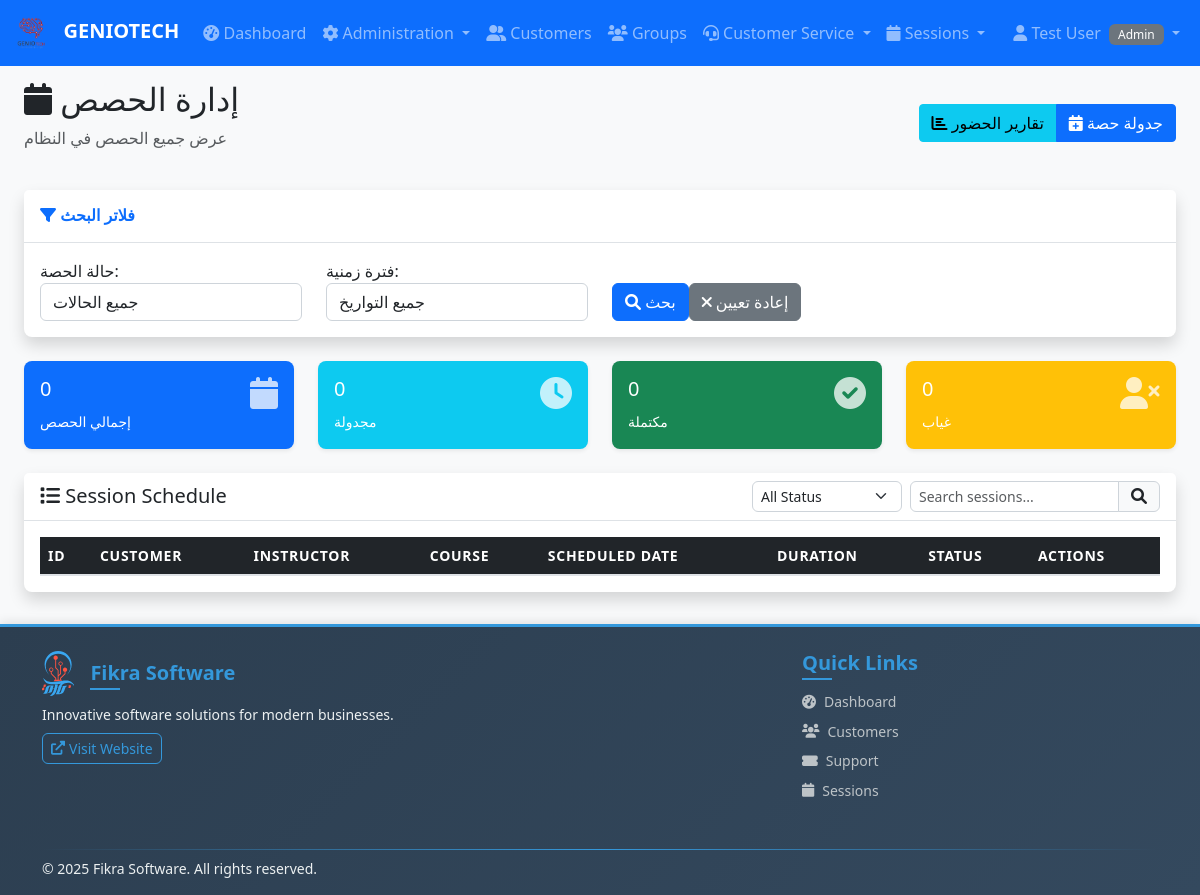
Page /sessions (signed in) on the committed database.
### app.py (models this page shows)
class User(UserMixin, db.Model):
    id = db.Column(db.Integer, primary_key=True)
    username = db.Column(db.String(80), unique=True, nullable=False)
    email = db.Column(db.String(120), unique=True, nullable=False)
    password_hash = db.Column(db.String(120), nullable=False)
    role = db.Column(db.String(20), nullable=False)  # admin, instructor, customer_service
    first_name = db.Column(db.String(50), nullable=False)
    last_name = db.Column(db.String(50), nullable=False)
    created_at = db.Column(db.DateTime, default=datetime.utcnow)
    is_active = db.Column(db.Boolean, default=True)

### app.py (the view, shortened to what this page needs)
@app.route('/sessions')
@login_required
def sessions():
    status_filter = request.args.get('status_filter')
    date_filter = request.args.get('date_filter')
    if current_user.role == 'instructor':
        query = Session.query.filter_by(instructor_id=current_user.id)
    else:
        query = Session.query
    if status_filter and status_filter != 'all':
        query = query.filter(Session.status == status_filter)
    sessions = query.order_by(Session.scheduled_date.desc()).all()
    stats = {
        'total': len(sessions),
        'scheduled': len([s for s in sessions if s.status == 'scheduled']),
        'completed': len([s for s in sessions if s.status == 'completed']),
        'no_show': len([s for s in sessions if s.status == 'no_show']),
        'cancelled': len([s for s in sessions if s.status == 'cancelled'])
    }
    return render_template('sessions.html', sessions=sessions, stats=stats,
                         status_filter=status_filter, date_filter=date_filter)

### templates/sessions.html (shortened to what this page needs)
{% extends "base.html" %}
{% block content %}
<div class="container-fluid">
    <div class="row">
        <div class="col-12">
            <div class="d-flex justify-content-between align-items-center mb-4">
                <div>
                    <h2><i class="fas fa-calendar"></i> إدارة الحصص</h2>
                    <p class="text-muted">
                        {% if current_user.role == 'instructor' %}
                        إدارة الحصص والمواعيد الخاصة بك
                        {% else %}
                        عرض جميع الحصص في النظام
                        {% endif %}
                    </p>
                </div>
                <div class="btn-group">
                    {% if current_user.role in ['admin', 'customer_service'] %}
                    <a href="{{ url_for('attendance_reports') }}" class="btn btn-info">
                        <i class="fas fa-chart-bar"></i> تقارير الحضور
                    </a>
                    {% endif %}
                    <a href="{{ url_for('add_session') }}" class="btn btn-primary">
                        <i class="fas fa-calendar-plus"></i> جدولة حصة
                    </a>
                </div>
            </div>
        </div>
    </div>
    <div class="card shadow mb-4">
        <div class="card-header py-3">
            <h6 class="m-0 font-weight-bold text-primary">
                <i class="fas fa-filter"></i> فلاتر البحث
            </h6>
        </div>
        <div class="card-body">
            <form method="GET">
                <div class="row">
                    <div class="col-md-3">
                        <label>حالة الحصة:</label>
                        <select name="status_filter" class="form-control">
                            <option value="">جميع الحالات</option>
                        </select>
                    </div>
                    <div class="col-md-3">
                        <label>فترة زمنية:</label>
                        <select name="date_filter" class="form-control">
                            <option value="">جميع التواريخ</option>
                        </select>
                    </div>
                    <div class="col-md-3 d-flex align-items-end">
                        <button type="submit" class="btn btn-primary">
                            <i class="fas fa-search"></i> بحث
                        </button>
                        <a href="{{ url_for('sessions') }}" class="btn btn-secondary ml-2">
                            <i class="fas fa-times"></i> إعادة تعيين
                        </a>
                    </div>
                </div>
            </form>
        </div>
    </div>
    <div class="row mb-4">
        <div class="col-md-3">
            <div class="card bg-primary text-white">
                <div class="card-body">
                    <div class="d-flex justify-content-between">
                        <div>
                            <h5>{% if stats %}{{ stats.total }}{% else %}{{ sessions|length }}{% endif %}</h5>
                            <small>إجمالي الحصص</small>
                        </div>
                        <i class="fas fa-calendar fa-2x opacity-75"></i>
                    </div>
                </div>
            </div>
        </div>
        <div class="col-md-3">
            <div class="card bg-info text-white">
                <div class="card-body">
                    <div class="d-flex justify-content-between">
                        <div>
                            <h5>{% if stats %}{{ stats.scheduled }}{% else %}{{ sessions|selectattr('status', 'eq',
                                'scheduled')|list|length }}{% endif %}</h5>
                            <small>مجدولة</small>
                        </div>
                        <i class="fas fa-clock fa-2x opacity-75"></i>
                    </div>
                </div>
            </div>
        </div>
        <div class="col-md-3">
            <div class="card bg-success text-white">
                <div class="card-body">
                    <div class="d-flex justify-content-between">
                        <div>
                            <h5>{% if stats %}{{ stats.completed }}{% else %}{{ sessions|selectattr('status', 'eq',
                                'completed')|list|length }}{% endif %}</h5>
                            <small>مكتملة</small>
                        </div>
                        <i class="fas fa-check-circle fa-2x opacity-75"></i>
                    </div>
                </div>
            </div>
        </div>
        <div class="col-md-3">
            <div class="card bg-warning text-white">
                <div class="card-body">
                    <div class="d-flex justify-content-between">
                        <div>
                            <h5>{% if stats %}{{ stats.no_show }}{% else %}{{ sessions|selectattr('status', 'eq',
                                'no_show')|list|length }}{% endif %}</h5>
                            <small>غياب</small>
                        </div>
                        <i class="fas fa-user-times fa-2x opacity-75"></i>
                    </div>
                </div>
            </div>
        </div>
    </div>
    <div class="row">
        <div class="col-12">
            <div class="card shadow">
                <div class="card-header">
                    <div class="d-flex justify-content-between align-items-center">
                        <h5 class="card-title mb-0"><i class="fas fa-list"></i> Session Schedule</h5>
                        <div class="d-flex gap-2">
                            <select class="form-select form-select-sm" id="statusFilter" style="width: 150px;">
                                <option value="">All Status</option>
                            </select>
                            <div class="input-group" style="width: 250px;">
                                <input type="text" class="form-control form-control-sm" id="searchInput"
                                    placeholder="Search sessions...">
                                <span class="input-group-text"><i class="fas fa-search"></i></span>
                            </div>
                        </div>
                    </div>
                </div>
                <div class="card-body">
                    <div class="table-responsive">
                        <table class="table table-striped table-hover" id="sessionsTable">
                            <thead class="table-dark">
                                <tr>
                                    <th>ID</th>
                                    <th>Customer</th>
                                    <th>Instructor</th>
                                    <th>Course</th>
                                    <th>Scheduled Date</th>
                                    <th>Duration</th>
                                    <th>Status</th>
                                    <th>Actions</th>
                                </tr>
                            </thead>
                        </table>
                    </div>
                </div>
            </div>
        </div>
    </div>
</div>
{% endblock %}

### templates/base.html (shortened to what this page needs)
<!DOCTYPE html>
<html lang="en">
<head>
    <link href="https://cdn.jsdelivr.net/npm/bootstrap@5.3.0/dist/css/bootstrap.min.css" rel="stylesheet">
    <link href="https://cdnjs.cloudflare.com/ajax/libs/font-awesome/6.0.0/css/all.min.css" rel="stylesheet">
    <link href="{{ url_for('static', filename='css/style.css') }}" rel="stylesheet">
</head>
<body>
    {% if current_user.is_authenticated %}
    <nav class="navbar navbar-expand-lg navbar-dark bg-primary">
        <div class="container-fluid">
            <a class="navbar-brand" href="{{ url_for('dashboard') }}">
                <img src="{{ url_for('static', filename='images/GENIOTECH.png') }}" alt="GENIO TECH" height="40"
                    class="me-2">
                GENIOTECH
            </a>
            <div class="collapse navbar-collapse" id="navbarNav">
                <ul class="navbar-nav me-auto">
                    <li class="nav-item">
                        <a class="nav-link" href="{{ url_for('dashboard') }}">
                            <i class="fas fa-tachometer-alt"></i> Dashboard
                        </a>
                    </li>
                    {% if current_user.role == 'admin' %}
                    <li class="nav-item dropdown">
                        <a class="nav-link dropdown-toggle" href="#" role="button" data-bs-toggle="dropdown">
                            <i class="fas fa-cog"></i> Administration
                        </a>
                    </li>
                    {% endif %}
                    {% if current_user.role != 'instructor' %}
                    <li class="nav-item">
                        <a class="nav-link" href="{{ url_for('customers') }}">
                            <i class="fas fa-user-friends"></i> Customers
                        </a>
                    </li>
                    {% endif %}
                    <li class="nav-item">
                        <a class="nav-link" href="{{ url_for('groups') }}">
                            <i class="fas fa-users"></i> Groups
                        </a>
                    </li>
                    {% if current_user.role in ['customer_service', 'admin'] %}
                    <li class="nav-item dropdown">
                        <a class="nav-link dropdown-toggle" href="#" role="button" data-bs-toggle="dropdown">
                            <i class="fas fa-headset"></i> Customer Service
                        </a>
                    </li>
                    {% endif %}
                    {% if current_user.role in ['instructor', 'admin'] %}
                    <li class="nav-item dropdown">
                        <a class="nav-link dropdown-toggle" href="#" role="button" data-bs-toggle="dropdown">
                            <i class="fas fa-calendar"></i> Sessions
                        </a>
                    </li>
                    {% endif %}
                </ul>
                <ul class="navbar-nav">
                    <li class="nav-item dropdown">
                        <a class="nav-link dropdown-toggle" href="#" role="button" data-bs-toggle="dropdown">
                            <i class="fas fa-user"></i> {{ current_user.first_name }} {{ current_user.last_name }}
                            <span class="badge bg-secondary ms-1">{{ current_user.role.title() }}</span>
                        </a>
                    </li>
                </ul>
            </div>
        </div>
    </nav>
    {% endif %}
    <main class="{% if current_user.is_authenticated %}container-fluid mt-4{% endif %}">
        {% block content %}{% endblock %}
    </main>
    <footer class="footer">
        <div class="container">
            <div class="row justify-content-between">
                <div class="col-lg-6 col-md-6 mb-3">
                    <div class="d-flex align-items-center mb-2">
                        <h5 class="mb-0">Fikra Software</h5>
                    </div>
                    <p class="mb-2">Innovative software solutions for modern businesses.</p>
                    <a href="https://fikra.solutions/" target="_blank" class="btn btn-outline-primary btn-sm">
                        <i class="fas fa-external-link-alt me-1"></i> Visit Website
                    </a>
                </div>
                <div class="col-lg-4 col-md-6 mb-3">
                    <h5>Quick Links</h5>
                    <ul class="list-unstyled">
                        <li class="mb-2"><a
                                href="{{ url_for('dashboard') if current_user.is_authenticated else url_for('login') }}"><i
                                    class="fas fa-tachometer-alt me-2"></i>Dashboard</a></li>
                        {% if not current_user.is_authenticated or current_user.role != 'instructor' %}
                        <li class="mb-2"><a
                                href="{{ url_for('customers') if current_user.is_authenticated else '#' }}"><i
                                    class="fas fa-users me-2"></i>Customers</a></li>
                        {% endif %}
                        <li class="mb-2"><a href="{{ url_for('tickets') if current_user.is_authenticated else '#' }}"><i
                                    class="fas fa-ticket-alt me-2"></i>Support</a></li>
                        <li class="mb-2"><a
                                href="{{ url_for('sessions') if current_user.is_authenticated else '#' }}"><i
                                    class="fas fa-calendar me-2"></i>Sessions</a></li>
                    </ul>
                </div>
            </div>
            <div class="footer-divider"></div>
            <div class="row align-items-center">
                <div class="col-md-8">
                    <p class="mb-0">© <span id="current-year"></span> Fikra Software. All rights reserved.</p>
                </div>
            </div>
        </div>
    </footer>
</body>
</html>

### rows in the picture
User: first_name "Test", last_name "User", role "Admin"

### other values in the picture
{{ stats.total }} "0"
{{ stats.scheduled }} "0"
{{ stats.completed }} "0"
{{ stats.no_show }} "0"
